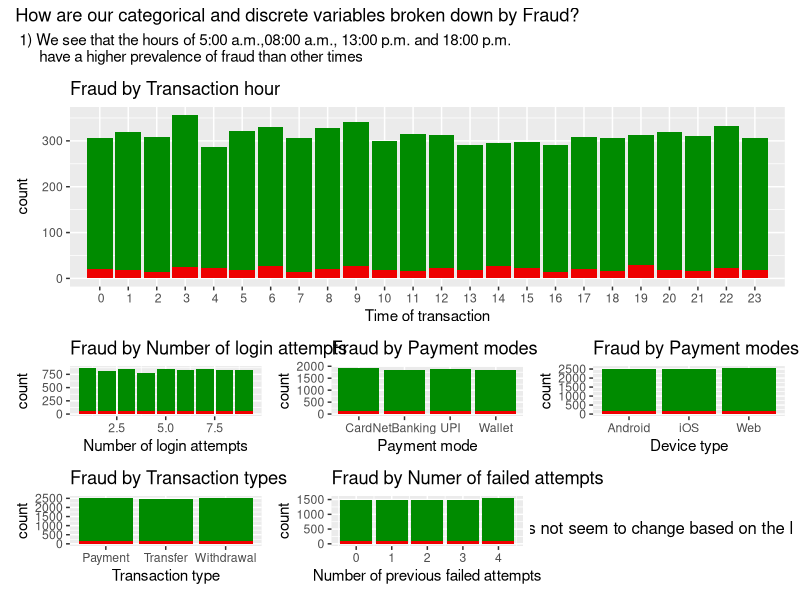
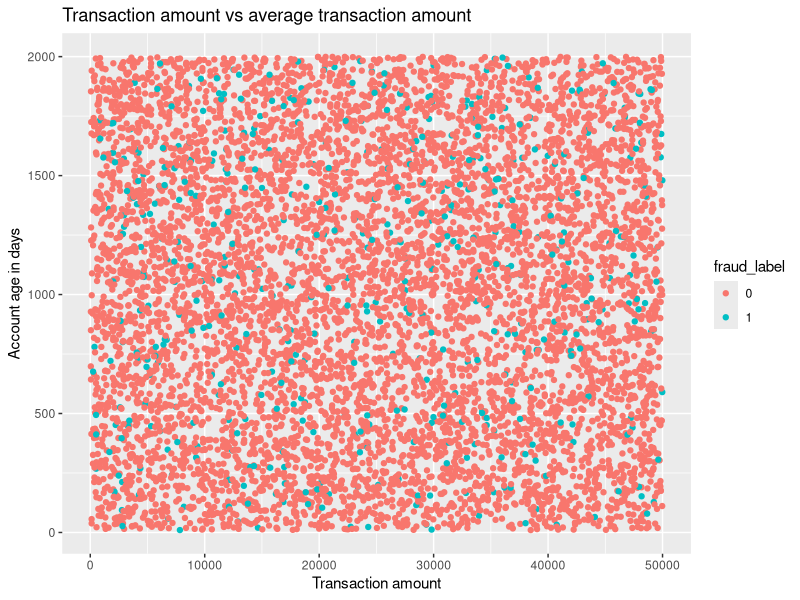
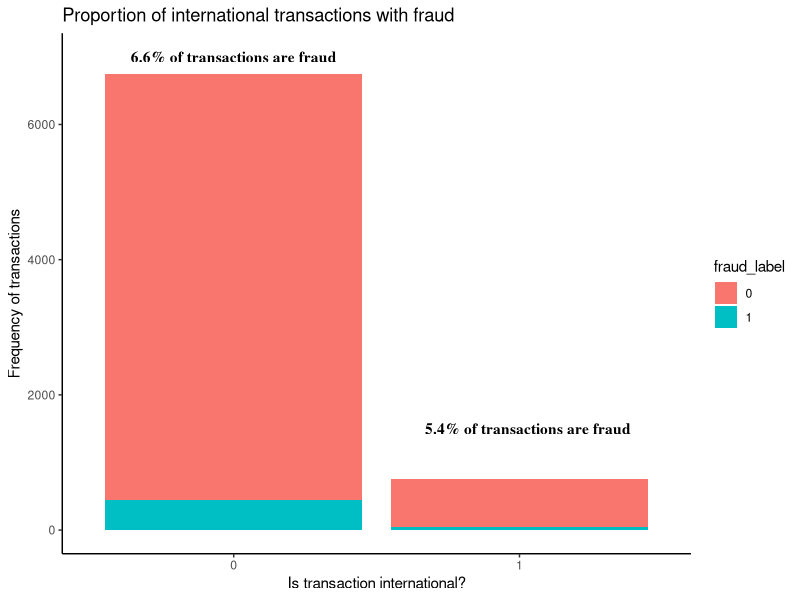
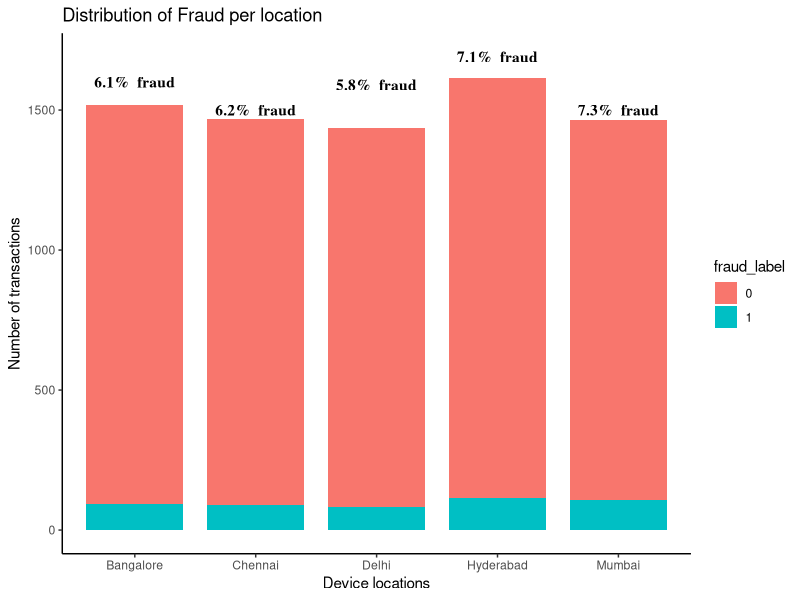

Write the R code that produced these figures, in order. (Note: this script raises an error after producing the figures.)
#--------------------------------#
#INSTALL NECESSARY PACKAGES ------
#--------------------------------#
#we have packages that handle data importing and visualisations

install.packages("here")    #used for relative file paths
library("here")          
here()                      #file path must be root of folder 
list.files(here("dataset")) #expect to see Digital_Payment_Fraud_Detection_Dataset.csv

install.packages("tidyverse") #visualisation suite 
library("tidyverse")

install.packages("patchwork") #putting together visualisations in EDA
library("patchwork")

#------------------------------------#
#IMPORT AND CLEANING THE DATASET -----
#------------------------------------#

fraud <- read.csv(here("dataset", "Digital_Payment_Fraud_Detection_Dataset.csv"))

fraud$fraud_label <- factor(fraud$fraud_lab)              #fraud_label from numeric to factor (categorical)
fraud$is_international <- factor(fraud$is_international)  #is_international from numeric to factor (categorical)
summary(fraud) #our fraud label has been transformed into factor of two levels: 0 no fraud, 1 fraud 

View(fraud) #looking at our data in RStudio 
table(fraud$fraud_label) #large prevalence of fraud: 6.52% fraud vs 93.48% not fraud

# Now we can start with our visualisations 

#------------------------------------#
#EXPLORATORY DATA ANALYSIS -----------
#------------------------------------#

# Q1 - What is the breakdown of IP Risk Score by fraud label using densities ----
p1 <- ggplot( data = fraud, aes(x = ip_risk_score, 
                          fill = fraud_label,
                          alpha = fraud_label)) +
    geom_density() +
    scale_alpha_manual(values = c("0" = 1, "1" = 0.5), guide = "none") +
    geom_vline(xintercept = 0.51, color = "gray2") +
    geom_vline(xintercept = 0.86, colour = "gray2") +
    labs( title = "Density of IP Risk score by Fraud prevalence",
          x = "Ip risk score",
          y = " Density") +
    theme_minimal() +
    scale_fill_manual(name = "Fraud Label", 
                      values = c("0" = "green4", "1" = "red2"),
                      labels = c("Non fraud (0)", "Fraud (1)"))
  
# Our density curves follow each other fairly closely until the IP score of 0.51 until 0.86
# Since density is a description of the probability distribution of IP score broken down by fraud and not fraud- 
# this tells us that this range of IP scores has a lower probability of Non Fraud cases than Fraud cases.  
#Also I will keep the same colour scheme so let us use it:
s <- scale_fill_manual(name = "Fraud Label", 
                  values = c("0" = "green4", "1" = "red2"),
                  labels = c("Non fraud (0)", "Fraud (1)"), guide = "none")
# Q2 - How is fraud distributed in  other variables (mainly discrete )
p2 <- ggplot(data = fraud , aes(x = login_attempts_last_24h, fill = fraud_label))+
  geom_bar() + s +ggtitle("Fraud by Number of login attempts") +
  labs( x= "Number of login attempts")
p3 <- ggplot(data = fraud , aes(x = payment_mode, fill = fraud_label))+
  geom_bar() + s + ggtitle("Fraud by Payment modes") +
  labs( x= "Payment mode")
p4 <- ggplot(data = fraud , aes(x = device_type, fill = fraud_label))+
  geom_bar() + s + ggtitle("Fraud by Payment modes") +
  labs( x= "Device type")
p5 <- ggplot(data = fraud , aes(x = transaction_type, fill = fraud_label))+
  geom_bar() + s + ggtitle("Fraud by Transaction types") +
  labs( x= "Transaction type")
p6 <- ggplot(data = fraud , aes(x = transaction_hour, fill = fraud_label))+
  geom_bar() + s + ggtitle("Fraud by Transaction hour") + 
  scale_x_discrete( limits = c(0: 23)) +
  labs( x= "Time of transaction")
p7 <- ggplot(data = fraud , aes(x = previous_failed_attempts, fill = fraud_label))+
  geom_bar() +s  + ggtitle("Fraud by Numer of failed attempts") +
  labs( x= "Number of previous failed attempts")

# creating a patchwork of categroical and discrete numeric vraibles broken down by fraud
p6/ (p2 + p3 + p4 + p5 + p7 + grid::textGrob("Fraud does not seem to change based on the lower plots"))  +
  plot_annotation(title = "How are our categorical and discrete variables broken down by Fraud?",
                  subtitle = " 1) We see that the hours of 5:00 a.m.,08:00 a.m., 13:00 p.m. and 18:00 p.m.
      have a higher prevalence of fraud than other times")

### 2 - How does transaction amount vary with average transaction in terms of predicting fraud

 ggplot( data = fraud, aes(x = transaction_amount, y = account_age_days, colour = fraud_label)) +
  geom_point() +
  labs( title = "Transaction amount vs average transaction amount",
        x = "Transaction amount",
        y = "Account age in days")


# 4- What proportion of international transactions are fraudulent 

fraud.international <- fraud %>% 
group_by( is_international, fraud_label) %>% 
  summarise(
    count = n()) 

fraud_0 <-subset(fraud.international, is_international == 0)
fraud_1 <- subset(fraud.international, is_international == 1)

prop0 <- prop.table(fraud_0$count)
prop1 <- prop.table(fraud_1$count)

display0 <-  paste0(round(prop0[2],3)*100,"% of transactions are fraud")
display1 <- paste0(round(prop1[2],3)*100,"% of transactions are fraud")

ggplot(data = fraud , aes(x = is_international, fill = fraud_label))+
  geom_bar()  +
  labs( title = "Proportion of international transactions with fraud",
        x = "Is transaction international?",
        y = "Frequency of transactions") +
  annotate("text",
           x = 1,
           y = 7000,
           label = display0,
           family = "serif", 
           fontface = "bold") +
  annotate("text",
           x = 2.03,
           y = 1500,
           label  = display1,
           family = "serif", 
           fontface = "bold") +
  theme_classic()
  
# 5 - How does location impact fraud 

fraud.location <- fraud %>% 
  group_by( device_location, fraud_label) %>% 
  summarise(
    count = n()) 

location_b <-subset(fraud.location, device_location == "Bangalore")
location_c <-subset(fraud.location, device_location == "Chennai")
location_d <-subset(fraud.location, device_location == "Delhi")
location_h <-subset(fraud.location, device_location == "Hyderabad")
location_m <-subset(fraud.location, device_location == "Mumbai")

prop.b <- prop.table(location_b$count)
prop.c <- prop.table(location_c$count)
prop.d <- prop.table(location_d$count)
prop.h <- prop.table(location_h$count)
prop.m <- prop.table(location_m$count)


displayb <-  paste0(round(prop.b[2],3)*100,"%  fraud")
displayc <- paste0(round(prop.c[2],3)*100,"%  fraud")
displayd <-  paste0(round(prop.d[2],3)*100,"%  fraud")
displayh <- paste0(round(prop.h[2],3)*100,"%  fraud")
displaym <-  paste0(round(prop.m[2],3)*100,"%  fraud")

ann <- data.frame(
  x =c(1,2,3,4,5),
  y = c(1600, 1500, 1590, 1690, 1500), 
  label = c( displayb, displayc, displayd, displayh, displaym), 
  fontface = rep("bold", times = 5),
  fontfamily = rep("serif", times = 5)
)
ggplot(data = fraud , aes(x = device_location , fill = fraud_label)) +
  geom_bar(width = 0.8) +
  theme_classic() +
geom_text( data = ann,
          aes( x= x,
           y = y, 
           label = label,
           fontface = fontface,
           family = fontfamily),
           inherit.aes = FALSE) +
  labs(
    title = "Distribution of Fraud per location",
    x = "Device locations",
    y = "Number of transactions"
  )

# 6 - g
geom_
